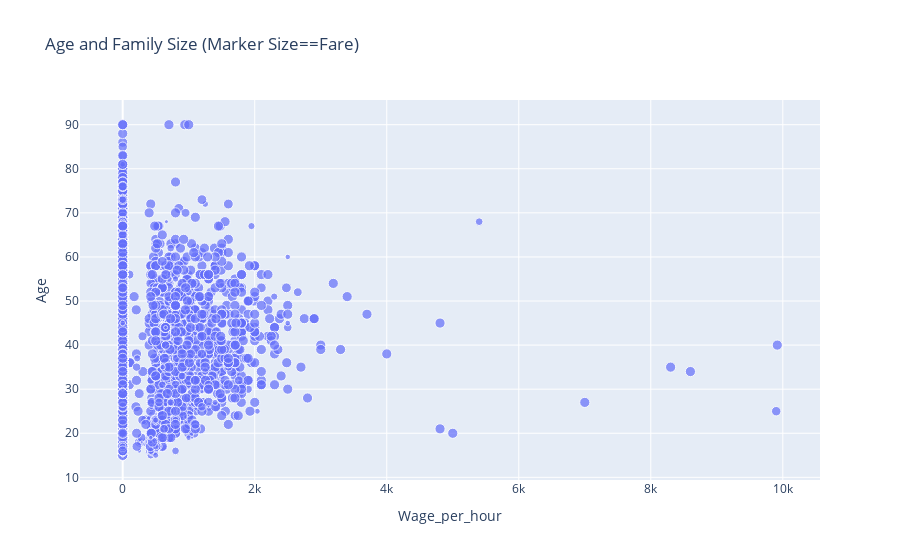

This figure's notebook cell:
### Code cell
from plotly.graph_objs import Scatter, Layout
from plotly.graph_objs.scatter import Marker
from plotly.graph_objs.layout import XAxis, YAxis
import plotly
import numpy as np
# let's manipulate the example to serve our purposes

# limit the dataframe to 10000 values
df_limit = df.head(10000)

# plotly allows us to create JS graph elements, like a scatter object
# we put together a dictionary of plotting elements
# 'data': is the key where we place plotting elements
plotly.offline.iplot({
    'data':[
        # plot siblings and spouses versus age as scatter plot
        # and make mouseover text for if they survived
        # create markers that are sized based on the fare paid
        Scatter(x=df_limit.wage_per_hour.values+np.random.rand(*df_limit.wage_per_hour.shape)/2,
                y=df_limit.age,
                text=df_limit.income_above_limit.values.astype(str),
                marker=Marker(size=df_limit.working_week_per_year, sizemode='area', sizeref=1,),
                mode='markers')
            ],
    'layout': Layout(xaxis=XAxis(title='Wage_per_hour'),
                     yaxis=YAxis(title='Age'),
                     title='Age and Family Size (Marker Size==Fare)')
}, show_link=False)

### Figure 1 — Plotly figure (JSON) as saved in the notebook; plotly's stock layout.template omitted (floating-point values rounded to 4 significant figures; data arrays with more than 128 entries replaced by an {"elided": "..."} marker saying what was removed)
{"data": [{"marker": {"size": {"elided": "10000 int values"}, "sizemode": "area", "sizeref": 1}, "mode": "markers", "text": {"elided": "10000 str values"}, "type": "scatter", "x": {"elided": "10000 float values"}, "y": {"elided": "10000 int values"}}], "layout": {"title": {"text": "Age and Family Size (Marker Size==Fare)"}, "xaxis": {"title": {"text": "Wage_per_hour"}}, "yaxis": {"title": {"text": "Age"}}}}
